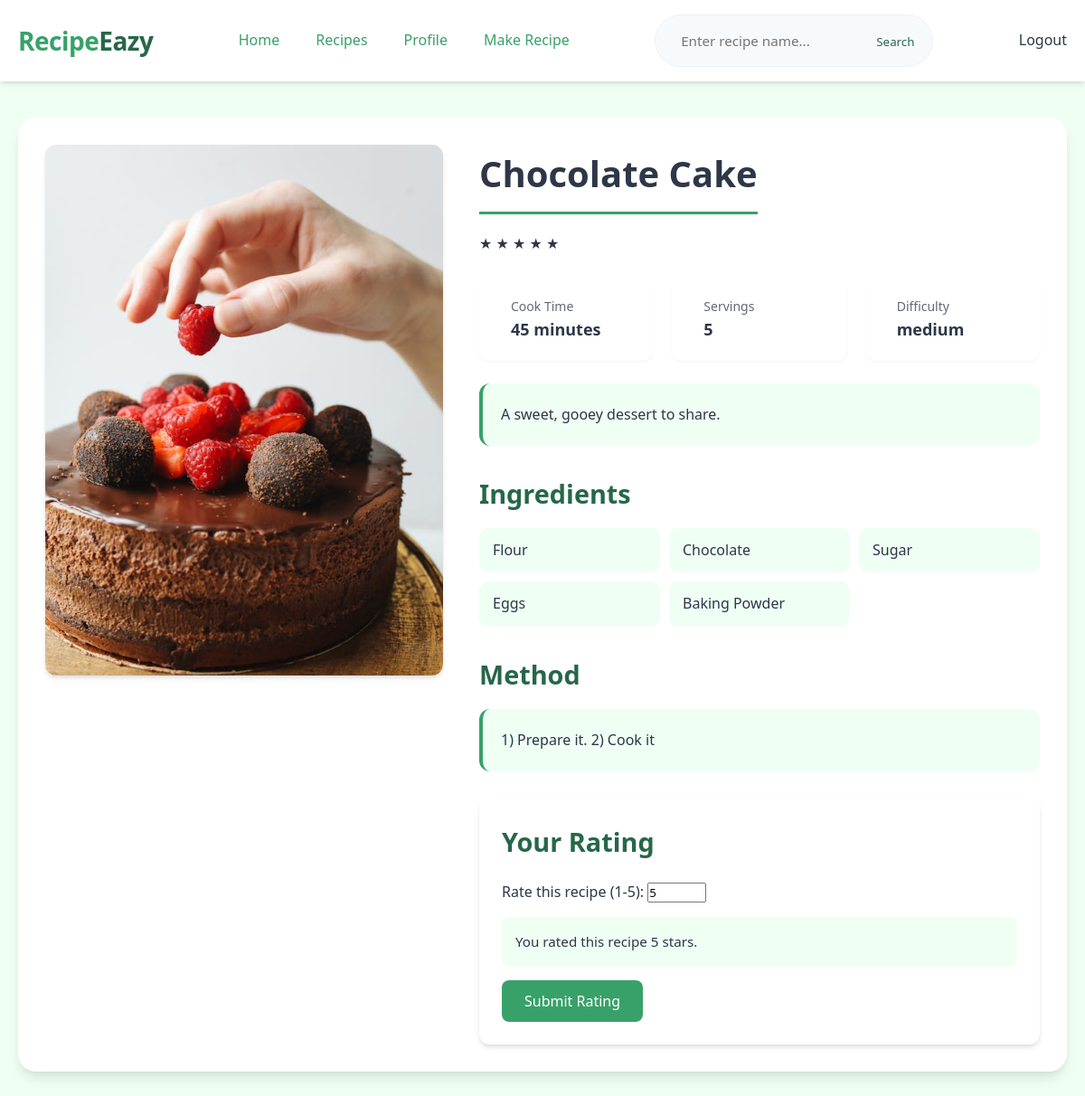
Page /recipes/recipe-list/15 (signed in) on the committed database.
### recipes/models.py (models this page shows, shortened)
class Recipe(models.Model):
    title = models.CharField(max_length=30)
    description = models.TextField(default="")
    ingredients = models.TextField(default="", help_text="Separate ingredients with commas.")
    cook_time = models.PositiveIntegerField(help_text="Cooking time in minutes.")
    servings = models.PositiveIntegerField()
    method = models.TextField(default="")
    image = models.ImageField(upload_to="images/")
    cuisine = models.ManyToManyField(Cuisine)
    category = models.ManyToManyField(Category)
    options = {"easy":"easy","medium":"medium","hard":"hard","expert":"expert"}
    difficulty = models.CharField(max_length=250, choices = options, default = "easy")

class Rating(models.Model):
    recipe = models.ForeignKey(Recipe, on_delete=models.CASCADE, related_name='ratings')
    user = models.ForeignKey(User, on_delete=models.CASCADE)
    value = models.IntegerField(
        validators=[MinValueValidator(1), MaxValueValidator(5)]
    )
    created_at = models.DateTimeField(auto_now_add=True)
    class Meta:
        unique_together = ('recipe', 'user')

### recipes/views.py (the view, shortened to what this page needs)
# urls.py: path("recipe-list/<int:id>", views.recipe_detail,name="recipe-detail"),
def recipe_detail(request, id):
    recipe = get_object_or_404(Recipe, id=id)
    ingredients = recipe.ingredients
    ingredients = ingredients.split(", ")
    rating_data = Recipe.objects.filter(id=id).annotate(
        avg_rating=Avg('ratings__value'),
        rating_count=Count('ratings')
    ).values('avg_rating', 'rating_count').first()
    avg_rating = rating_data['avg_rating'] or 0
    rating_count = rating_data['rating_count']
    user_rating = None
    if request.user.is_authenticated:
        user_rating = Rating.objects.filter(recipe=recipe, user=request.user).first()
    avg_rating = round(avg_rating)
    return render(request,"recipes/recipe_detail.html",{
        "recipe":recipe,
        "ingredients":ingredients,
        "avg_rating":avg_rating,
        "user_rating":user_rating,
        "rating_count":rating_count
    })

### recipes/templates/recipes/recipe_detail.html (shortened to what this page needs)
{%load static%}
<!DOCTYPE html>
<html lang="en">
<head>
    <link rel="stylesheet" href="{%static 'css/recipe_detail.css'%}">
</head>
<body>
    <header id="header">
        <div class="container">
            <nav>
                <div class="logo">Recipe<span>Eazy</span></div>
                <div class="nav-links">
                    <a href="{%url 'index'%}" class="active">Home</a>
                    <a href="{%url 'recipe_list'%}" class ="active">Recipes</a>
                    <a href = "{%url 'profile'%}" class="active">Profile</a>
                    {%if user.is_authenticated%}
                    <a href="{%url 'recipe-create'%}" class="active">Make Recipe</a>
                    {%endif%}
                </div>
                <div class="search-bar">
                    <form action="{% url 'search-recipe' %}" method="get">
                        <input type="text" name="q" placeholder="Enter recipe name..." required>
                        <button type="submit">Search</button>
                    </form>
                </div>
                <div class="nav-links">
                    {%if user.is_authenticated%}
                    <a href ="{%url 'logout'%}">Logout</a>
                    {%endif%}
                </div>
            </nav>
        </div>
    </header>
    <div class="container">
        <div class="recipe-detail">
            <div class="recipe-image-column">
                {% if recipe.image %}
                    <img src="{{ recipe.image.url }}" alt="{{ recipe.title }}" class="recipe-image">
                {% endif %}
            </div>
            <div class="recipe-content-column">
                <h1 class="recipe-title">{{recipe.title}}</h1>
                <br>
                {% with ''|center:5 as stars %}
                {% for _ in stars %}
                    {% if forloop.counter <= avg_rating %}
                        <span class="star filled">★</span>
                    {% elif forloop.counter <= avg_rating|add:0.5 %}
                        <span class="star half-filled">★</span>
                    {% else %}
                        <span class="star empty">☆</span>
                    {% endif %}
                {% endfor %}
                {% endwith %}
                <div class="recipe-quick-info">
                    <div class="info-card">
                        <div class="info-content">
                            <span class="info-label">Cook Time</span>
                            <span class="info-value">{{recipe.cook_time}} minute{{recipe.cook_time|pluralize}}</span>
                        </div>
                    </div>
                    <div class="info-card">
                        <div class="info-content">
                            <span class="info-label">Servings</span>
                            <span class="info-value">{{recipe.servings}}</span>
                        </div>
                    </div>
                    <div class="info-card">
                        <div class="info-content">
                            <span class="info-label">Difficulty</span>
                            <span class="info-value">{{recipe.difficulty}}</span>
                        </div>
                    </div>
                </div>
                <div class="recipe-description">
                    {{recipe.description}}
                </div>
                <div class="recipe-section">
                    <h3 class="section-title">Ingredients</h3>
                    <div class="ingredients-list">
                        {%for ingredient in ingredients%}
                            <div class="ingredient-item">{{ingredient}}</div>
                        {%endfor%}
                    </div>
                </div>
                <div class="recipe-section">
                    <h3 class="section-title">Method</h3>
                    <div class="method-container">{{recipe.method}}</div>
                </div>
                <div class="user-rating-section">
                    <h3>Your Rating</h3>
                    {% if user.is_authenticated %}
                        <form id="rating-form" method="post" action="">
                            <div class="number-rating">
                                <label for="rating">Rate this recipe (1-5):</label>
                                <input type="number" id="rating" name="rating" min="1" max="5" step="1"
                                       value="{% if user_rating %}{{ user_rating.value }}{% endif %}" required>
                            </div>
                            <div class="rating-message" id="rating-message">
                                {% if user_rating %}
                                    You rated this recipe {{ user_rating.value }} star{% if user_rating.value > 1 %}s{% endif %}.
                                {% else %}
                                    Choose a rating between 1 and 5 stars.
                                {% endif %}
                            </div>
                            <button type="submit" class="rating-submit-btn">Submit Rating</button>
                        </form>
                    {% else %}
                        <div class="rating-login-prompt">
                            <p>Please <a href="{% url 'login' %}">log in</a> to rate this recipe.</p>
                        </div>
                    {% endif %}
                </div>
            </div>
        </div>
    </div>
</body>
</html>

### rows in the picture
Recipe: image (picture), title "Chocolate Cake", cook_time "45", servings "5", difficulty "medium", description "A sweet, gooey dessert to share.", method "1) Prepare it. 2) Cook it"
Rating: rating "5", value "5"

### other values in the picture
{{ ingredient }} "Flour" "Chocolate" "Sugar" "Eggs" "Baking Powder"
